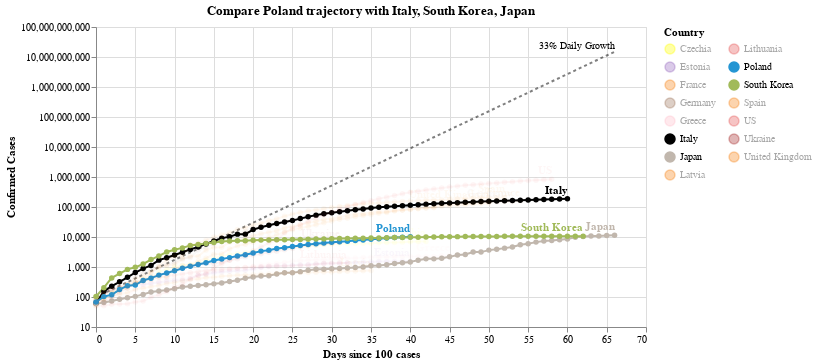

Notebook code cell kept with this figure:
### Code cell
#hide_input
chart3 = make_since_chart(['Poland'])
chart3

### Figure 1 — Vega-Lite specification as saved in the notebook (floating-point values rounded to 4 significant figures; data arrays with more than 128 entries replaced by an {"elided": "..."} marker saying what was removed)
{"config": {"view": {"continuousWidth": 400, "continuousHeight": 300}}, "layer": [{"mark": {"type": "line", "color": "black", "opacity": 0.5, "strokeDash": [3, 3]}, "encoding": {"x": {"type": "quantitative", "field": "Days since 100 cases"}, "y": {"type": "quantitative", "field": "Confirmed Cases"}}}, {"mark": {"type": "text", "align": "right", "dy": -6, "fontSize": 10, "text": "33% Daily Growth"}, "encoding": {"x": {"type": "quantitative", "field": "Days since 100 cases"}, "y": {"type": "quantitative", "field": "Confirmed Cases"}}, "transform": [{"filter": "(datum['Days since 100 cases'] >= 66)"}]}, {"data": {"name": "data-99769d98d713033b0538aa6b2269e0fd"}, "mark": {"type": "line", "point": true}, "encoding": {"color": {"type": "nominal", "field": "Country", "legend": {"columns": 2}, "scale": {"domain": ["Czechia", "Estonia", "France", "Germany", "Greece", "Italy", "Japan", "Latvia", "Lithuania", "Poland", "South Korea", "Spain", "US", "Ukraine", "United Kingdom"], "range": ["yellow", "#9467bd", "#F58518", "#9D755D", "pink", "black", "#C1B7AD", "#F58518", "#E45756", "#2495D3", "#A1BA59", "#F58518", "#E45756", "brown", "#F58518"]}}, "opacity": {"condition": {"value": 1, "selection": "selector001"}, "value": 0.05}, "tooltip": [{"type": "nominal", "field": "Country"}, {"type": "temporal", "field": "Date"}, {"type": "quantitative", "field": "Confirmed Cases"}, {"type": "quantitative", "field": "Days since 100 cases"}], "x": {"type": "quantitative", "field": "Days since 100 cases"}, "y": {"type": "quantitative", "field": "Confirmed Cases", "scale": {"type": "log"}}}, "selection": {"selector001": {"type": "multi", "fields": ["Country"], "bind": "legend", "init": [{"Country": "Poland"}, {"Country": "Italy"}, {"Country": "South Korea"}, {"Country": "Japan"}]}}, "width": 550}, {"data": {"name": "data-99769d98d713033b0538aa6b2269e0fd"}, "mark": {"type": "text", "align": "right", "dy": -8, "fontWeight": "bold"}, "encoding": {"color": {"type": "nominal", "field": "Country", "legend": {"columns": 2}, "scale": {"domain": ["Czechia", "Estonia", "France", "Germany", "Greece", "Italy", "Japan", "Latvia", "Lithuania", "Poland", "South Korea", "Spain", "US", "Ukraine", "United Kingdom"], "range": ["yellow", "#9467bd", "#F58518", "#9D755D", "pink", "black", "#C1B7AD", "#F58518", "#E45756", "#2495D3", "#A1BA59", "#F58518", "#E45756", "brown", "#F58518"]}}, "opacity": {"condition": {"value": 1, "selection": "selector001"}, "value": 0.05}, "text": {"type": "nominal", "field": "Country"}, "tooltip": [{"type": "nominal", "field": "Country"}, {"type": "temporal", "field": "Date"}, {"type": "quantitative", "field": "Confirmed Cases"}, {"type": "quantitative", "field": "Days since 100 cases"}], "x": {"type": "quantitative", "field": "Days since 100 cases"}, "y": {"type": "quantitative", "field": "Confirmed Cases", "scale": {"type": "log"}}}, "transform": [{"filter": "(datum['Date'] >= 1587513600000)"}], "width": 550}], "data": {"name": "data-f6528ddb0ede261e2d07ba61412c8d60"}, "title": "Compare Poland trajectory with Italy, South Korea, Japan", "$schema": "https://vega.github.io/schema/vega-lite/v4.0.2.json", "datasets": {"data-f6528ddb0ede261e2d07ba61412c8d60": [{"Days since 100 cases": 0, "Confirmed Cases": 100.0}, {"Days since 100 cases": 1, "Confirmed Cases": 133.0}, {"Days since 100 cases": 2, "Confirmed Cases": 176.9}, {"Days since 100 cases": 3, "Confirmed Cases": 235.3}, {"Days since 100 cases": 4, "Confirmed Cases": 312.9}, {"Days since 100 cases": 5, "Confirmed Cases": 416.2}, {"Days since 100 cases": 6, "Confirmed Cases": 553.5}, {"Days since 100 cases": 7, "Confirmed Cases": 736.1}, {"Days since 100 cases": 8, "Confirmed Cases": 979.1}, {"Days since 100 cases": 9, "Confirmed Cases": 1302.0}, {"Days since 100 cases": 10, "Confirmed Cases": 1732.0}, {"Days since 100 cases": 11, "Confirmed Cases": 2303.0}, {"Days since 100 cases": 12, "Confirmed Cases": 3064.0}, {"Days since 100 cases": 13, "Confirmed Cases": 4074.0}, {"Days since 100 cases": 14, "Confirmed Cases": 5419.0}, {"Days since 100 cases": 15, "Confirmed Cases": 7207.0}, {"Days since 100 cases": 16, "Confirmed Cases": 9586.0}, {"Days since 100 cases": 17, "Confirmed Cases": 12750.0}, {"Days since 100 cases": 18, "Confirmed Cases": 16960.0}, {"Days since 100 cases": 19, "Confirmed Cases": 22550.0}, {"Days since 100 cases": 20, "Confirmed Cases": 29990.0}, {"Days since 100 cases": 21, "Confirmed Cases": 39890.0}, {"Days since 100 cases": 22, "Confirmed Cases": 53060.0}, {"Days since 100 cases": 23, "Confirmed Cases": 70560.0}, {"Days since 100 cases": 24, "Confirmed Cases": 93850.0}, {"Days since 100 cases": 25, "Confirmed Cases": 124800.0}, {"Days since 100 cases": 26, "Confirmed Cases": 166000.0}, {"Days since 100 cases": 27, "Confirmed Cases": 220800.0}, {"Days since 100 cases": 28, "Confirmed Cases": 293700.0}, {"Days since 100 cases": 29, "Confirmed Cases": 390600.0}, {"Days since 100 cases": 30, "Confirmed Cases": 519500.0}, {"Days since 100 cases": 31, "Confirmed Cases": 690900.0}, {"Days since 100 cases": 32, "Confirmed Cases": 918900.0}, {"Days since 100 cases": 33, "Confirmed Cases": 1222000.0}, {"Days since 100 cases": 34, "Confirmed Cases": 1625000.0}, {"Days since 100 cases": 35, "Confirmed Cases": 2162000.0}, {"Days since 100 cases": 36, "Confirmed Cases": 2875000.0}, {"Days since 100 cases": 37, "Confirmed Cases": 3824000.0}, {"Days since 100 cases": 38, "Confirmed Cases": 5086000.0}, {"Days since 100 cases": 39, "Confirmed Cases": 6764000.0}, {"Days since 100 cases": 40, "Confirmed Cases": 8996000.0}, {"Days since 100 cases": 41, "Confirmed Cases": 11970000.0}, {"Days since 100 cases": 42, "Confirmed Cases": 15910000.0}, {"Days since 100 cases": 43, "Confirmed Cases": 21170000.0}, {"Days since 100 cases": 44, "Confirmed Cases": 28150000.0}, {"Days since 100 cases": 45, "Confirmed Cases": 37440000.0}, {"Days since 100 cases": 46, "Confirmed Cases": 49790000.0}, {"Days since 100 cases": 47, "Confirmed Cases": 66230000.0}, {"Days since 100 cases": 48, "Confirmed Cases": 88080000.0}, {"Days since 100 cases": 49, "Confirmed Cases": 117100000.0}, {"Days since 100 cases": 50, "Confirmed Cases": 155800000.0}, {"Days since 100 cases": 51, "Confirmed Cases": 207200000.0}, {"Days since 100 cases": 52, "Confirmed Cases": 275600000.0}, {"Days since 100 cases": 53, "Confirmed Cases": 366600000.0}, {"Days since 100 cases": 54, "Confirmed Cases": 487500000.0}, {"Days since 100 cases": 55, "Confirmed Cases": 648400000.0}, {"Days since 100 cases": 56, "Confirmed Cases": 862400000.0}, {"Days since 100 cases": 57, "Confirmed Cases": 1147000000.0}, {"Days since 100 cases": 58, "Confirmed Cases": 1525000000.0}, {"Days since 100 cases": 59, "Confirmed Cases": 2029000000.0}, {"Days since 100 cases": 60, "Confirmed Cases": 2698000000.0}, {"Days since 100 cases": 61, "Confirmed Cases": 3589000000.0}, {"Days since 100 cases": 62, "Confirmed Cases": 4773000000.0}, {"Days since 100 cases": 63, "Confirmed Cases": 6348000000.0}, {"Days since 100 cases": 64, "Confirmed Cases": 8443000000.0}, {"Days since 100 cases": 65, "Confirmed Cases": 11230000000.0}, {"Days since 100 cases": 66, "Confirmed Cases": 14940000000.0}], "data-99769d98d713033b0538aa6b2269e0fd": {"elided": "735 records"}}}
